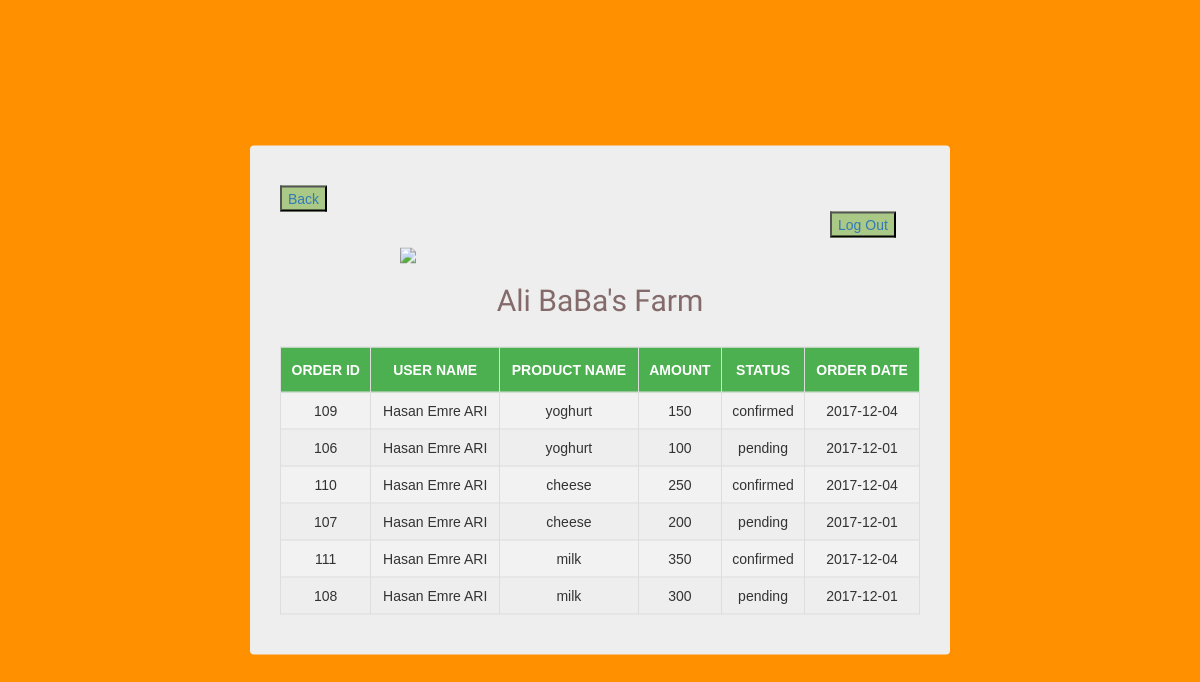
Screenshot of /order_history.php (signed in) with the database file from the repository.
### tables this page shows
CREATE TABLE `ORDER_DETAIL` (
  `id` int(10) NOT NULL,
  `order_id` int(10) NOT NULL,
  `product_id` int(10) NOT NULL,
  `amount` int(10) NOT NULL
);

CREATE TABLE `USER` (
  `id` int(10) NOT NULL,
  `user_name` varchar(50) NOT NULL,
  `full_name` varchar(50) NOT NULL,
  `address` varchar(250) NOT NULL,
  `email` varchar(100) NOT NULL,
  `user_type` varchar(20) NOT NULL,
  `authority` int(10) NOT NULL,
  `password` varchar(100) NOT NULL
);

CREATE TABLE `PRODUCT` (
  `id` int(11) NOT NULL,
  `name` varchar(50) NOT NULL
);

CREATE TABLE `ORDERS` (
  `id` int(10) NOT NULL,
  `distributor_id` int(10) NOT NULL,
  `create_date` date NOT NULL,
  `status` varchar(20) NOT NULL
);

### Web/order_history.php (the view, shortened to what this page needs)
<!DOCTYPE html>
<html>
<head>
      <link rel="stylesheet" href="css/bootstrap.css">
     <link rel="stylesheet" href="css/style.css">
</head>
<body>
    <div style="width:700px;"class="login-form" id="main">
            <div  style="margin-left:0px; width:100px;">
                <div  style="margin-left:0px; width:100px">
                    <button style="background: #AAC986; margin-left:0px;"><a href="profile.php">Back</a></button>
                </div>
                <div  style="margin-left:550px; width:100px">
                    <button style="background: #AAC986;"><a href="logout.php">Log Out</a></button>
                </div>
             </div>
    <img class="irc_mi" src="https://i1.imgiz.com/rshots/7994/ali-babanin-bir-ciftligi-var-sarkisi_7994254-1870_1280x720.jpg" style="margin-top:10px; margin-left:120px; width:400px; height=250px;">
           <h1>Ali BaBa's Farm</h1>
                     <br>
                     <div>
                            <?php
                                $currentusername = $_SESSION['login_user'];
                                $servername = "localhost";
                                $username = "alibabas_conn";
                                $password = "40654065aktas";
                                $dbname = "alibabas_1773";
                                $conn = new mysqli($servername, $username, $password, $dbname);
                                $sql = "SELECT ORDER_DETAIL.id,USER.full_name,PRODUCT.name,ORDER_DETAIL.amount,ORDERS.status,ORDERS.create_date FROM ORDER_DETAIL INNER JOIN ORDERS ON ORDER_DETAIL.order_id=ORDERS.id INNER JOIN PRODUCT ON ORDER_DETAIL.product_id = PRODUCT.id INNER JOIN USER ON ORDERS.distributor_id = USER.id WHERE USER.user_name = '$currentusername'";
                                $result = $conn->query($sql);
                                if ($result->num_rows > 0) {
                                    echo "<table id='customers'><tr><th>ORDER ID</th><th>USER NAME</th><th>PRODUCT NAME</th><th>AMOUNT</th><th>STATUS</th><th>ORDER DATE</th></tr>";
                                    while($row = $result->fetch_assoc()) {
                                        echo "<tr>
                                        <td>".$row["id"]."</td>
                                        <td>".$row["full_name"]."</td>
                                        <td>".$row["name"]."</td>
                                        <td>".$row["amount"]."</td>
                                        <td>".$row["status"]."</td>
                                        <td>".$row["create_date"]."</td></tr>";
                                    }
                                    echo "</table>";
                                } else {
                                    echo "0 results";
                                }
                            ?>
                     </div>
    </div>
</body>
</html>

### Web/css/style.css (style rules this page uses)
* { box-sizing: border-box; font-family: arial; }
body { background: #FF9000; }
h1 { color: #846a6a; text-align: center; font-family: 'Vibur', cursive; font-size: 30px; }
.login-form { width: 500px; padding: 40px 30px; background: #eee; border-radius: 4px; margin: auto; position: absolute; left: 0; right: 0; top: 50%; transform: translateY(-50%); }

### Web/order_history.php (style rules this page uses)
#customers { font-family: "Trebuchet MS", Arial, Helvetica, sans-serif; border-collapse: collapse; width: 100%; }
#customers td, #customers th { text-align:center; border: 1px solid #ddd; padding: 8px; }
#customers tr:nth-child(even) { background-color: #f2f2f2; }
#customers th { padding-top: 12px; padding-bottom: 12px; text-align: center; background-color: #4CAF50; color: white; }

### rows the page displays
order_detail: id "109", user.full_name "Hasan Emre ARI", product.name "yoghurt", amount "150", order.status "confirmed", order.create_date "2017-12-04"
order_detail: id "106", user.full_name "Hasan Emre ARI", product.name "yoghurt", amount "100", order.status "pending", order.create_date "2017-12-01"
order_detail: id "110", user.full_name "Hasan Emre ARI", product.name "cheese", amount "250", order.status "confirmed", order.create_date "2017-12-04"
order_detail: id "107", user.full_name "Hasan Emre ARI", product.name "cheese", amount "200", order.status "pending", order.create_date "2017-12-01"
order_detail: id "111", user.full_name "Hasan Emre ARI", product.name "milk", amount "350", order.status "confirmed", order.create_date "2017-12-04"
order_detail: id "108", user.full_name "Hasan Emre ARI", product.name "milk", amount "300", order.status "pending", order.create_date "2017-12-01"
